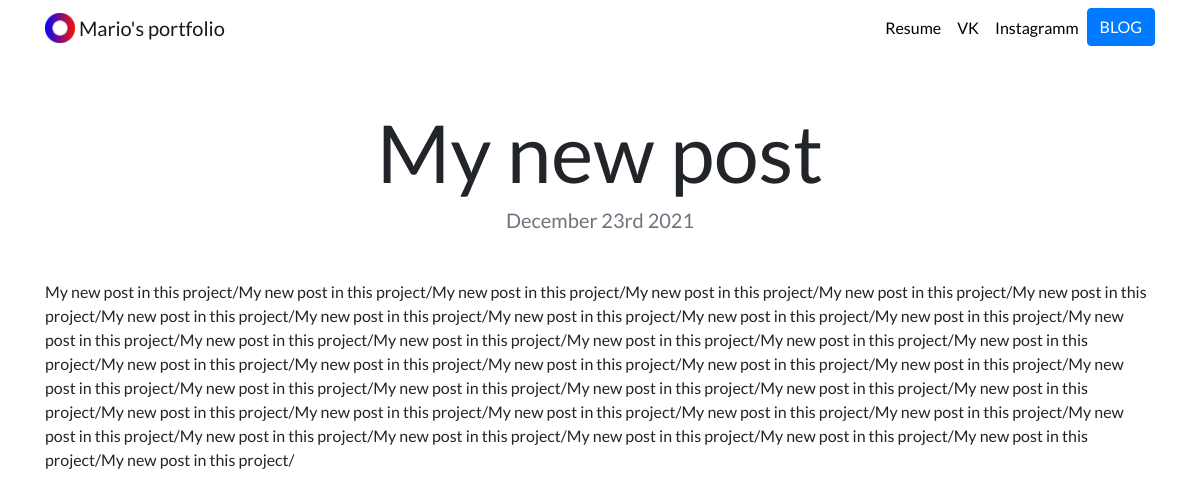
Page /blog/1/ on the committed database.
### blog/models.py (models this page shows, shortened)
class MyBlog(models.Model):
    title = models.CharField(max_length=200)
    date = models.DateTimeField()
    description = models.TextField()

### blog/views.py (the view)
# urls.py: path('<int:blog_id>/', views.detail, name='detail')
def detail(request, blog_id):
    blog = get_object_or_404(MyBlog, pk=blog_id)
    return render(request, "blog/detail.html", {'blog': blog})

### blog/templates/blog/detail.html
{% extends "portfolio/base.html" %}
{% load static %}
{% block content %}
<h1 class="text-center mt-5" id="blogdetailtitle">{{ blog.title }}</h1>
<h5 class="text-center text-muted mb-5">{{ blog.date|date:'F jS Y' }}</h5>
{{ blog.description|safe }}
{% endblock %}

### portfolio/static/portfolio/custom.css (style rules this page uses)
body { font-family: 'Lato', sans-serif; }
@media (min-width: 992px) { #blogdetailtitle { font-size: 5rem; } }

### rows in the picture
MyBlog: title "My new post", date "December 23rd 2021", description "My new post in this project/My new post in this project/My new post in this project/My new post in this project/My new post in this project/My new post in this project/My new post in this project/My new post in this project/My new post in this project/My new post in this project/My new post in this project/My new post in this project/My new post in this project/My new post in this project/My new post in this project/My new post in this project/My new post in this project/My new post in this project/My new post in this project/My new post in this project/My new post in this project/My new post in this project/My new post in this project/My new post in this project/My new post in this…"
